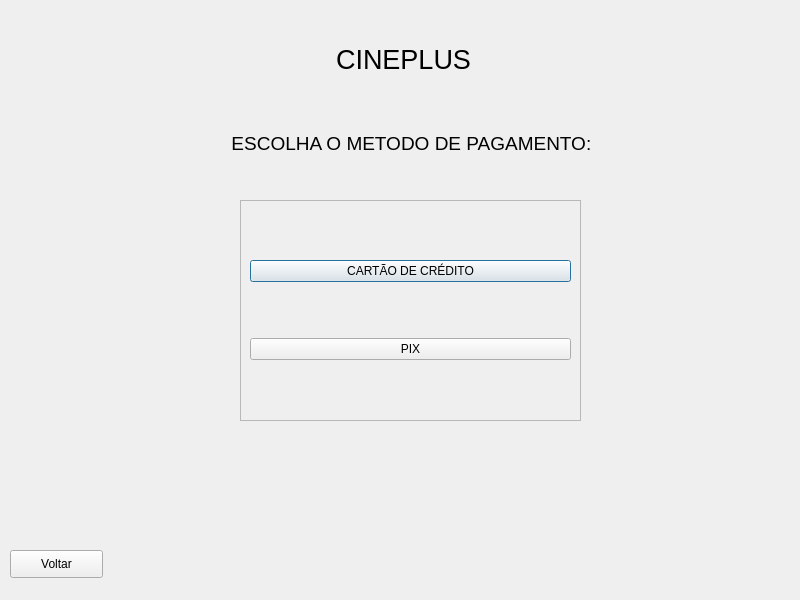
<?xml version="1.0" encoding="UTF-8"?>
<ui version="4.0">
 <class>Dialog</class>
 <widget class="QDialog" name="Dialog">
  <property name="geometry">
   <rect>
    <x>0</x>
    <y>0</y>
    <width>800</width>
    <height>600</height>
   </rect>
  </property>
  <property name="minimumSize">
   <size>
    <width>800</width>
    <height>600</height>
   </size>
  </property>
  <property name="maximumSize">
   <size>
    <width>800</width>
    <height>600</height>
   </size>
  </property>
  <property name="windowTitle">
   <string>Dialog</string>
  </property>
  <widget class="QLabel" name="label">
   <property name="geometry">
    <rect>
     <x>210</x>
     <y>130</y>
     <width>408</width>
     <height>28</height>
    </rect>
   </property>
   <property name="text">
    <string>&lt;html&gt;&lt;head/&gt;&lt;body&gt;&lt;p align=&quot;center&quot;&gt;&lt;span style=&quot; font-size:14pt;&quot;&gt;ESCOLHA O METODO DE PAGAMENTO: &lt;/span&gt;&lt;/p&gt;&lt;/body&gt;&lt;/html&gt;</string>
   </property>
  </widget>
  <widget class="QLabel" name="label_2">
   <property name="geometry">
    <rect>
     <x>330</x>
     <y>40</y>
     <width>147</width>
     <height>40</height>
    </rect>
   </property>
   <property name="text">
    <string>&lt;html&gt;&lt;head/&gt;&lt;body&gt;&lt;p align=&quot;center&quot;&gt;&lt;span style=&quot; font-size:20pt;&quot;&gt;CINEPLUS&lt;/span&gt;&lt;/p&gt;&lt;/body&gt;&lt;/html&gt;</string>
   </property>
  </widget>
  <widget class="QFrame" name="frame">
   <property name="geometry">
    <rect>
     <x>240</x>
     <y>200</y>
     <width>341</width>
     <height>221</height>
    </rect>
   </property>
   <property name="frameShape">
    <enum>QFrame::StyledPanel</enum>
   </property>
   <property name="frameShadow">
    <enum>QFrame::Raised</enum>
   </property>
   <layout class="QVBoxLayout" name="verticalLayout">
    <item>
     <widget class="QPushButton" name="pushButton">
      <property name="text">
       <string>CARTÃO DE CRÉDITO</string>
      </property>
     </widget>
    </item>
    <item>
     <widget class="QPushButton" name="pushButton_3">
      <property name="text">
       <string>PIX</string>
      </property>
     </widget>
    </item>
   </layout>
  </widget>
  <widget class="QPushButton" name="pushButton_4">
   <property name="geometry">
    <rect>
     <x>10</x>
     <y>550</y>
     <width>93</width>
     <height>28</height>
    </rect>
   </property>
   <property name="text">
    <string>Voltar</string>
   </property>
  </widget>
 </widget>
 <resources/>
 <connections/>
</ui>
